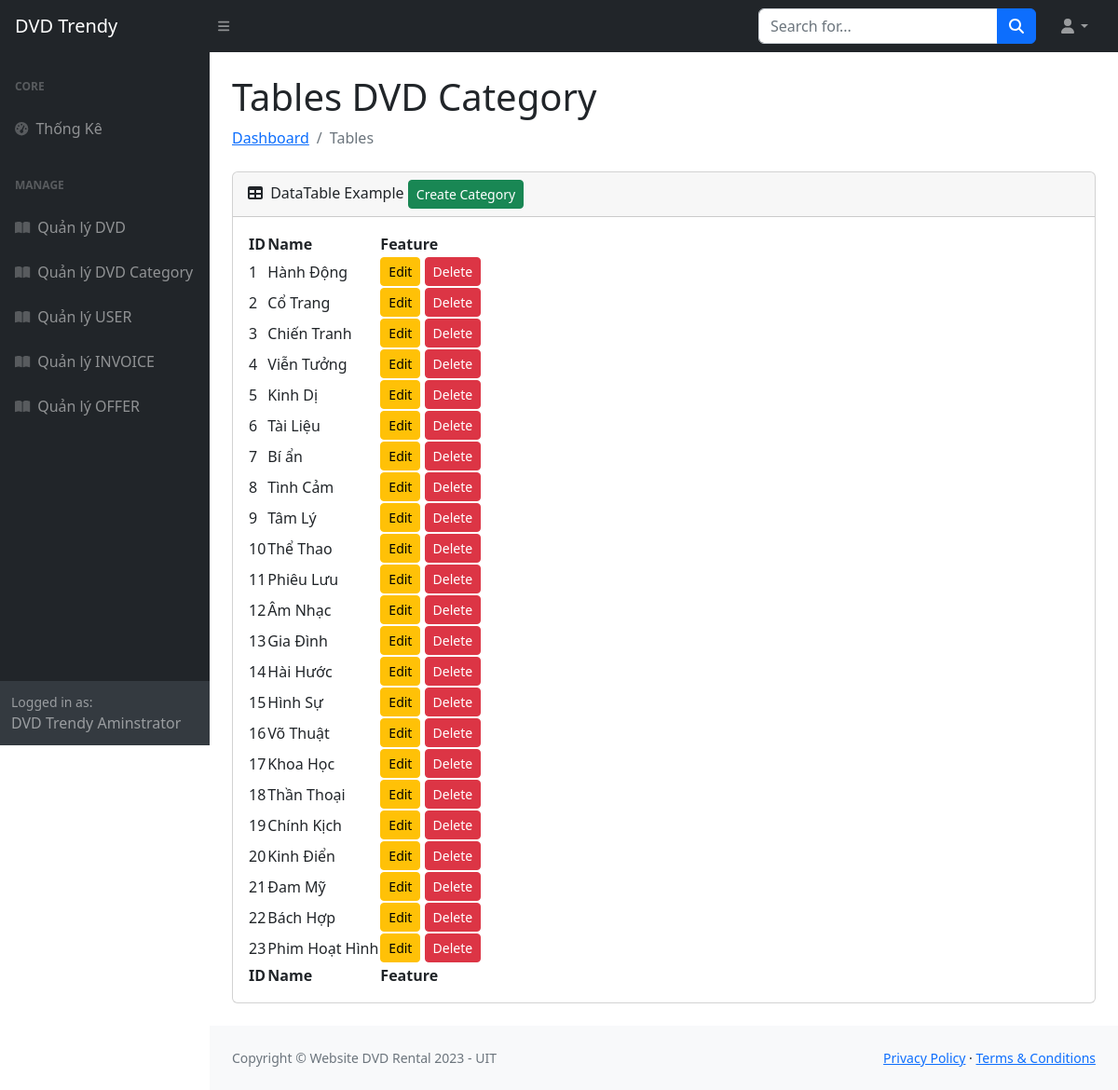
/manage_dvd_category.php, run on the app's committed database.
### tables this page shows
CREATE TABLE `DVDCategory` (
  `id` integer PRIMARY KEY AUTO_INCREMENT,
  `name` varchar(100)
);

### database/dbhelper.php (called while the page is built, shortened)
<?php
function execute_result($sql){
    $result = null;
    $conn = mysqli_connect(HOST, USERNAME, PASSWORD, DATABASE);
    $resultset = mysqli_query($conn, $sql);
    while ($row = mysqli_fetch_assoc($resultset)) {
        $result[]=$row;
    }
    return $result;
}
?>

### manage_dvd_category.php (the view, shortened to what this page needs)
<?php
require('includes/header.php');
require('includes/navbar.php');
require('includes/sidebar.php');
require_once('database/dbhelper.php');
$sql = "SELECT * FROM DVDCategory";
$dvdList = execute_result($sql);
?>
    <main>
        <div class="container-fluid px-4">
            <h1 class="mt-4">Tables DVD Category</h1>
            <ol class="breadcrumb mb-4">
                <li class="breadcrumb-item"><a href="index.html">Dashboard</a></li>
                <li class="breadcrumb-item active">Tables</li>
            </ol>
            <div class="card mb-4">
                <div class="card-header">
                    <i class="fas fa-table me-1"></i>
                    DataTable Example
                    <button type='button' class='btn btn-success btn-sm' onclick='openAddModal_Category();'>Create Category</button>
                </div>
                <div class="card-body">
                    <table id="datatablesSimple">
                        <thead>
                            <tr>
                                <th>ID</th>
                                <th>Name</th>
                                <th>Feature</th>
                            </tr>
                        </thead>
                        <tfoot>
                            <tr>
                                <th>ID</th>
                                <th>Name</th>
                                <th>Feature</th>
                            </tr>
                        </tfoot>
                        <tbody>
                        <?php
                        foreach ($dvdList as $dvd) {
                            echo "<tr>";
                            echo "<td>{$dvd['id']}</td>";
                            echo "<td>{$dvd['name']}</td>";
                            echo "<td>
                                    <button type='button' class='btn btn-warning btn-sm' data-id='{$dvd['id']}' data-name='{$dvd['name']}'
                                        onclick='openEditModal_DVDCategory(
                                            {$dvd['id']},
                                            \"{$dvd['name']}\");
                                        '>
                                        Edit
                                    </button>
                                    <button type='button' class='btn btn-danger btn-sm' data-id='{$dvd['id']}' data-name='{$dvd['name']}' onclick='feature_delete({$dvd['id']},2);'>Delete</button>
                                </td>";
                            echo "</tr>";
                        }
                        ?>
                    </tbody>
                    </table>
                </div>
            </div>
        </div>
    </main>
<?php
require('includes/footer.php');
?>

### includes/header.php (shortened to what this page needs)
<!DOCTYPE html>
<html lang="en">
    <head>
        <link href="https://cdn.jsdelivr.net/npm/simple-datatables@7.1.2/dist/style.min.css" rel="stylesheet" />
        <link href="css/styles.css" rel="stylesheet" />
    </head>
    <body class="sb-nav-fixed">

### includes/navbar.php (shortened to what this page needs)
<nav class="sb-topnav navbar navbar-expand navbar-dark bg-dark">
    <a class="navbar-brand ps-3" href="index.php">DVD Trendy</a>
    <button class="btn btn-link btn-sm order-1 order-lg-0 me-4 me-lg-0" id="sidebarToggle" href="#!"><i class="fas fa-bars"></i></button>
    <form class="d-none d-md-inline-block form-inline ms-auto me-0 me-md-3 my-2 my-md-0">
        <div class="input-group">
            <input class="form-control" type="text" placeholder="Search for..." aria-label="Search for..." aria-describedby="btnNavbarSearch" />
            <button class="btn btn-primary" id="btnNavbarSearch" type="button"><i class="fas fa-search"></i></button>
        </div>
    </form>
    <ul class="navbar-nav ms-auto ms-md-0 me-3 me-lg-4">
        <li class="nav-item dropdown">
            <a class="nav-link dropdown-toggle" id="navbarDropdown" href="#" role="button" data-bs-toggle="dropdown" aria-expanded="false"><i class="fas fa-user fa-fw"></i></a>
        </li>
    </ul>
</nav>

### includes/sidebar.php
<div id="layoutSidenav">
    <div id="layoutSidenav_nav">
        <nav class="sb-sidenav accordion sb-sidenav-dark" id="sidenavAccordion">
            <div class="sb-sidenav-menu">
                <div class="nav">
                    <div class="sb-sidenav-menu-heading">Core</div>
                    <a class="nav-link" href="index.php">
                        <div class="sb-nav-link-icon"><i class="fas fa-tachometer-alt"></i></div>
                        Thống Kê
                    </a>
                    <div class="sb-sidenav-menu-heading">Manage</div>
                    <a class="nav-link" href="manage_dvd.php">
                        <div class="sb-nav-link-icon"><i class="fas fa-book-open"></i></div>
                        Quản lý DVD
                    </a>
                    <a class="nav-link" href="manage_dvd_category.php">
                        <div class="sb-nav-link-icon"><i class="fas fa-book-open"></i></div>
                        Quản lý DVD Category
                    </a>
                    <a class="nav-link" href="manage_user.php">
                        <div class="sb-nav-link-icon"><i class="fas fa-book-open"></i></div>
                        Quản lý USER
                    </a>
                    <a class="nav-link" href="manage_invoice.php">
                        <div class="sb-nav-link-icon"><i class="fas fa-book-open"></i></div>
                        Quản lý INVOICE
                    </a>
                    <a class="nav-link" href="manage_offer.php">
                        <div class="sb-nav-link-icon"><i class="fas fa-book-open"></i></div>
                        Quản lý OFFER
                    </a>
                </div>
            </div>
            <div class="sb-sidenav-footer">
                <div class="small">Logged in as:</div>
                DVD Trendy Aminstrator
            </div>
        </nav>
    </div>
    <div id="layoutSidenav_content">

### includes/footer.php (shortened to what this page needs)
                <footer class="py-4 bg-light mt-auto">
                    <div class="container-fluid px-4">
                        <div class="d-flex align-items-center justify-content-between small">
                            <div class="text-muted">Copyright &copy; Website DVD Rental 2023 - UIT </div>
                            <div>
                                <a href="#">Privacy Policy</a>
                                &middot;
                                <a href="#">Terms &amp; Conditions</a>
                            </div>
                        </div>
                    </div>
                </footer>
            </div>
        </div>
    </body>
</html>

### data on the page
dvdcategory: id "1", name "Hành Động"
dvdcategory: id "2", name "Cổ Trang"
dvdcategory: id "3", name "Chiến Tranh"
dvdcategory: id "4", name "Viễn Tưởng"
dvdcategory: id "5", name "Kinh Dị"
dvdcategory: id "6", name "Tài Liệu"
dvdcategory: id "7", name "Bí ẩn"
dvdcategory: id "8", name "Tình Cảm"
dvdcategory: id "9", name "Tâm Lý"
dvdcategory: id "10", name "Thể Thao"
dvdcategory: id "11", name "Phiêu Lưu"
dvdcategory: id "12", name "Âm Nhạc"
dvdcategory: id "13", name "Gia Đình"
dvdcategory: id "14", name "Hài Hước"
dvdcategory: id "15", name "Hình Sự"
dvdcategory: id "16", name "Võ Thuật"
dvdcategory: id "17", name "Khoa Học"
dvdcategory: id "18", name "Thần Thoại"
dvdcategory: id "19", name "Chính Kịch"
dvdcategory: id "20", name "Kinh Điển"
dvdcategory: id "21", name "Đam Mỹ"
dvdcategory: id "22", name "Bách Hợp"
dvdcategory: id "23", name "Phim Hoạt Hình"
